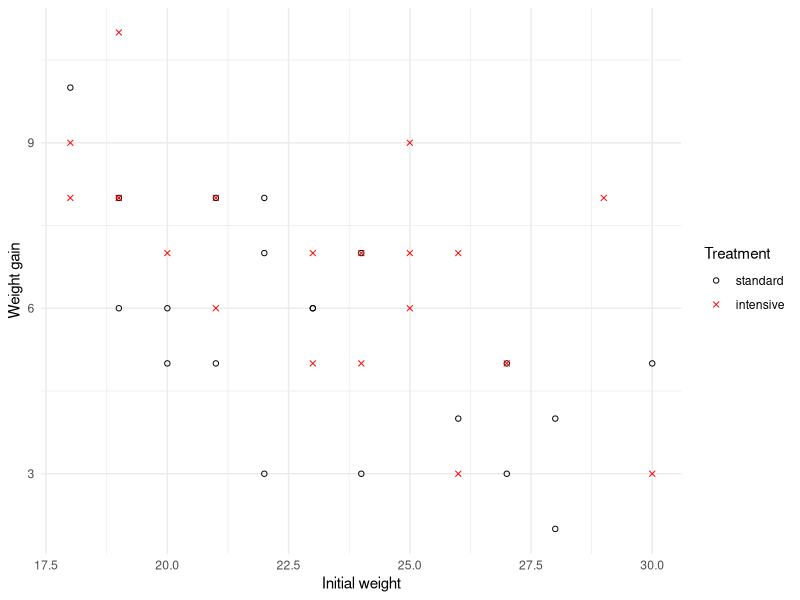
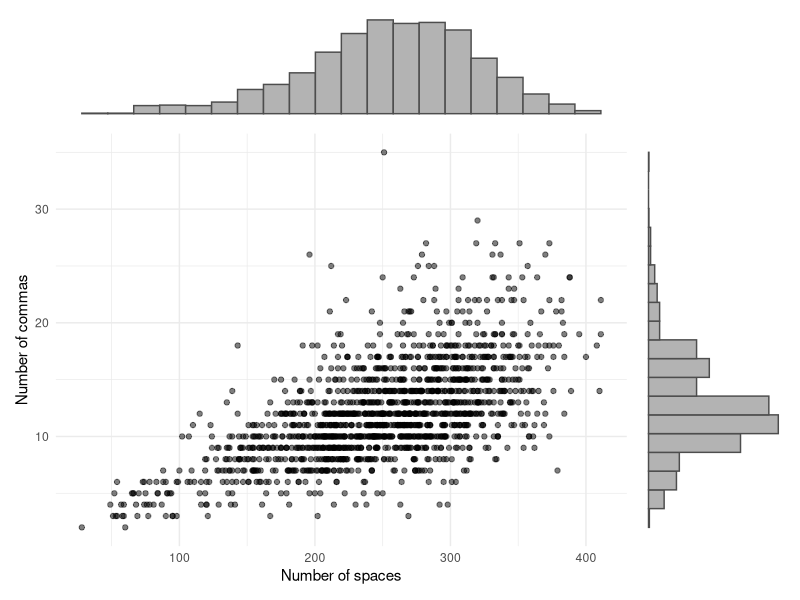

Here is the R script that generated these plots, in order:
## ---- chunk 1
library(tidyverse)
knitr::opts_chunk$set(comment = "#>")
theme_set(theme_minimal())
options(pillar.sigfig = 5)
## ---- chunk 2
goats <- read_csv("../data/goats.csv") %>% mutate(Treatment = as_factor(Treatment))
ggplot(goats) +
  geom_point(aes(x=Wt.ini, y=Wt.gain, shape=Treatment, col=Treatment)) +
  labs(x = "Initial weight", y="Weight gain") +
  scale_colour_manual(values = c("black", "red")) +
  scale_shape_manual(values = c("circle open", "cross"))
## ---- chunk 3
space_comma <- read_csv("../data/amazon_space_comma.csv")
g1 <- ggplot(space_comma) + geom_point(aes(x=Spaces, y=Commas), alpha=0.5) +
  labs(x = "Number of spaces", y = "Number of commas")
g2 <- ggplot(space_comma) + geom_histogram(aes(x=Spaces), bins=20, fill='grey70', col='grey30') + theme_void()
g3 <- ggplot(space_comma) + geom_histogram(aes(y=Commas), bins=20, fill='grey70', col='grey30') + theme_void()
library(patchwork)

g2 + plot_spacer() + g1 + g3 +
  plot_layout(ncol = 2, 
    nrow = 2, 
    widths = c(4, 1),
    heights = c(1, 4))
